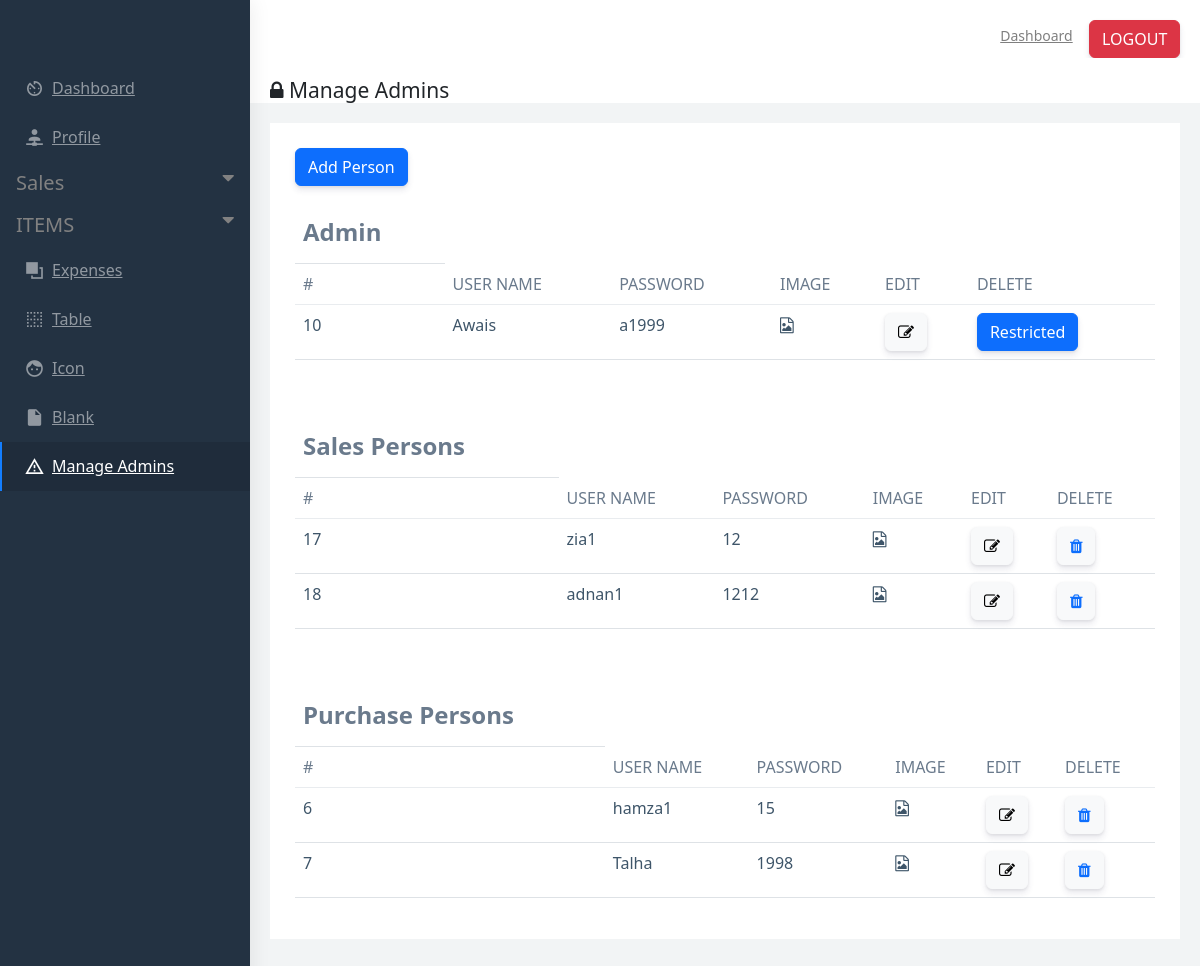
Screenshot of /manage_admins.php (signed in) with the database file from the repository.
### tables this page shows
CREATE TABLE `project` (
  `id` int(100) NOT NULL,
  `Admin_name` varchar(100) NOT NULL,
  `Admin_password` varchar(100) NOT NULL
);

CREATE TABLE `sales_person` (
  `id` int(100) NOT NULL,
  `s_name` varchar(100) NOT NULL,
  `s_pass` varchar(100) NOT NULL
);

CREATE TABLE `purchase_person` (
  `id` int(100) NOT NULL,
  `p_name` varchar(100) NOT NULL,
  `p_pass` varchar(100) NOT NULL
);

### manage_admins.php (the view, shortened to what this page needs)
<?php
require('db.php');
require('sidebar.php');
$select="SELECT * FROM `project`";
$select_sales="SELECT * FROM `sales_person`";
$select_purchase="SELECT * FROM `purchase_person`";
$srun=mysqli_query($con,$select);
$srun_sales=mysqli_query($con,$select_sales);
$srun_purchase=mysqli_query($con,$select_purchase);
?>
<!DOCTYPE html>
<html dir="ltr" lang="en">
<head>
   <link href="css/style.min.css" rel="stylesheet">
   <link rel="stylesheet" href="https://cdn.datatables.net/1.12.1/css/jquery.dataTables.min.css">
   <link rel="stylesheet" href="https://cdn.datatables.net/buttons/2.2.3/css/buttons.dataTables.min.css">
<link href="assets/libs/chartist/dist/chartist.min.css" rel="stylesheet">
    <link href="dist/css/style.min.css" rel="stylesheet">
    <link href="https://cdn.jsdelivr.net/npm/bootstrap@5.2.1/dist/css/bootstrap.min.css" rel="stylesheet" id="bootstrap-css">
    <link rel="stylesheet" href="https://cdnjs.cloudflare.com/ajax/libs/font-awesome/4.7.0/css/font-awesome.min.css">
</head>
<body>
<div id="main-wrapper" data-layout="vertical" data-navbarbg="skin5" data-sidebartype="full" data-sidebar-position="absolute" data-header-position="absolute" data-boxed-layout="full">
<div class="page-wrapper">
            <div class="page-breadcrumb bg-white">
                <div class="row align-items-center">
                    <div class="col-lg-3 col-md-4 col-sm-4 col-xs-12">
                        <h4 class="page-title"><i class="fa fa-lock" aria-hidden="true"></i>  Manage Admins</h4>
                    </div>
                </div>
            </div>
<div class="container-fluid">
                <div class="row">
                    <div class="col-sm-12">
                        <div class="white-box">
                        <button type="button" class="btn btn-primary" data-bs-toggle="modal" data-bs-target="#exampleModal">
                            Add Person
                        </button><br><br>
                            <div class="table-responsive">
                                <table id="export" class="table text-nowrap">
                                    <thead>
                                    <tr>
                                        <th><h4><b>Admin</b></h4></th>
                                      </tr>
                                        <tr>
                                            <th class="border-top-0">#</th>
                                            <th class="border-top-0">USER NAME</th>
                                            <th class="border-top-0">PASSWORD</th>
                                            <th class="border-top-0">IMAGE</th>
                                            <th class="border-top-0">EDIT</th>
                                            <th class="border-top-0">DELETE</th>
                                        </tr>
                                    </thead>
                                    <tbody>
                                    <?php while($row=mysqli_fetch_assoc($srun)){ ?>
                                            <tr>
                                            <td><?php
                                            echo $row["id"];
                                            ?></td>
                                            <td><?php echo $row["Admin_name"]  ?></td>
                                            <td><?php echo $row["Admin_password"]  ?></td>
                                            <td><i class="fa fa-file-image" aria-hidden="true"></i> </td>
                                            <td><button class="btn btn-light" data-bs-toggle="modal" data-bs-target="#updateModal">
                                            <i class="fa fa-edit" aria-hidden="true"></i>
                                            </button></td>
                                            <td><button class="btn btn-primary text-white">Restricted</button></td>
                                        </tr>
                                        <?php    }    ?>
                                            </tbody>
                                            </table><br><br>
                                            <table id="export_sales" class="table text-nowrap">
                                    <thead>
                                      <tr>
                                        <th><h4><b>Sales Persons</b></h4></th>
                                      </tr>
                                        <tr>
                                            <th class="border-top-0">#</th>
                                            <th class="border-top-0">USER NAME</th>
                                            <th class="border-top-0">PASSWORD</th>
                                            <th class="border-top-0">IMAGE</th>
                                            <th class="border-top-0">EDIT</th>
                                            <th class="border-top-0">DELETE</th>
                                        </tr>
                                    </thead>
                                        <tbody>
                                        <?php while($row1=mysqli_fetch_assoc($srun_sales)){ ?>
                                        <tr>
                                            <td><?php echo $row1["id"]  ?></td>
                                            <td><?php echo $row1["s_name"]  ?></td>
                                            <td><?php echo $row1["s_pass"]  ?></td>
                                            <td><i class="fa fa-file-image" aria-hidden="true"></i> </td>
					                                  <td><button class="btn btn-light" data-bs-toggle="modal" type="button" data-bs-target="#updatesalesModal<?php echo $row1['id'] ?>"><span class="glyphicon glyphicon-edit"></span> <i class="fa fa-edit" aria-hidden="true"></i></button></td>
                                            <td><a href="delete.php?id=<?php echo $row1['id'] ?>" class="btn btn-light"><i class="fa fa-trash text-primary" aria-hidden="true"></i></a>
                                            </td>
                                        </tr>
                                        <?php }  ?>
                                        </tbody>
                                        </table><br><br>
                                        <table id="export_purchase" class="table text-nowrap">
                                    <thead>
                                      <tr>
                                        <th><h4><b>Purchase Persons</b></h4></th>
                                      </tr>
                                        <tr>
                                            <th class="border-top-0">#</th>
                                            <th class="border-top-0">USER NAME</th>
                                            <th class="border-top-0">PASSWORD</th>
                                            <th class="border-top-0">IMAGE</th>
                                            <th class="border-top-0">EDIT</th>
                                            <th class="border-top-0">DELETE</th>
                                        </tr>
                                    </thead>
                                        <tbody>
                                        <?php while($row2=mysqli_fetch_assoc($srun_purchase)){ ?>
                                        <tr>
                                            <td><?php echo $row2["id"]  ?></td>
                                            <td><?php echo $row2["p_name"]  ?></td>
                                            <td><?php echo $row2["p_pass"]  ?></td>
                                            <td><i class="fa fa-file-image" aria-hidden="true"></i> </td>
					                                  <td><button class="btn btn-light" data-bs-toggle="modal" type="button" data-bs-target="#updatepurchaseModal<?php echo $row2['id'] ?>"><span class="glyphicon glyphicon-edit"></span> <i class="fa fa-edit" aria-hidden="true"></i></button></td>
                                            <td><a href="delete_pur.php?id=<?php echo $row2['id'] ?>" class="btn btn-light"><i class="fa fa-trash text-primary" aria-hidden="true"></i></a>
                                            </td>
                                        </tr>
                                        <?php   }  ?>
                                    </tbody>
                                </table>
                            </div>
                        </div>
                    </div>
                </div>
            </div>
    </div>
</div>
    </body>
</html>

### sidebar.php (shortened to what this page needs)
<!DOCTYPE html>
<html dir="ltr" lang="en">
<head>
    <link href="assets/libs/chartist/dist/chartist.min.css" rel="stylesheet">
    <link href="dist/css/style.min.css" rel="stylesheet">
    <link rel="stylesheet" href="https://cdnjs.cloudflare.com/ajax/libs/font-awesome/4.7.0/css/font-awesome.min.css">
<link href="assets/libs/chartist/dist/chartist.min.css" rel="stylesheet">
    <link href="dist/css/style.min.css" rel="stylesheet">
    <link href="https://cdn.jsdelivr.net/npm/bootstrap@5.2.1/dist/css/bootstrap.min.css" rel="stylesheet" id="bootstrap-css">
    <link rel="stylesheet" href="https://cdnjs.cloudflare.com/ajax/libs/font-awesome/4.7.0/css/font-awesome.min.css">
</head>
<body>
    <div id="main-wrapper"  data-theme="dark" data-layout="vertical" data-sidebartype="full"
        data-boxed-layout="full">
        <div class="page-breadcrumb bg-white">
                <div class="row align-items-center">
                    <div class="col-lg-3 col-md-4 col-sm-4 col-xs-12">
                        <h4 class="page-title">Dashboard</h4>
                    </div>
                    <div class="col-lg-9 col-sm-8 col-md-8 col-xs-12">
                        <div class="d-md-flex">
                            <ol class="breadcrumb ms-auto">
                                <li><a href="dashboard.php" class="fw-normal">Dashboard</a></li>
                            </ol>
                            <a href="logout.php" class="btn btn-danger  d-none d-md-block pull-right ms-3 hidden-xs hidden-sm waves-effect waves-light text-white">
                                LOGOUT
                            </a>
                        </div>
                    </div>
                </div>
            </div>
        <aside class="left-sidebar" data-sidebarbg="skin5">
            <div class="scroll-sidebar">
                <nav class="sidebar-nav">
                    <ul id="sidebarnav">
                        <li class="sidebar-item">
                            <a class="sidebar-link waves-effect waves-dark sidebar-link" href="dashboard.php"
                                aria-expanded="false">
                                <i class="mdi mdi-av-timer"></i>
                                <span class="hide-menu">Dashboard</span>
                            </a>
                        </li>
                        <li class="sidebar-item">
                            <a class="sidebar-link waves-effect waves-dark sidebar-link" href="pages-profile.html"
                                aria-expanded="false">
                                <i class="mdi mdi-account-network"></i>
                                <span class="hide-menu">Profile</span>
                            </a>
                        </li>
                        <button class="dropdown-btn">Sales
                                <i class="fa fa-caret-down"></i>
                            </button>
                            <button class="dropdown-btn">ITEMS
                                <i class="fa fa-caret-down"></i>
                            </button>
                        <li class="sidebar-item">
                            <a class="sidebar-link waves-effect waves-dark sidebar-link" href="manage_expense.php"
                                aria-expanded="false">
                                <i class="mdi mdi-arrange-bring-forward"></i>
                                <span class="hide-menu">Expenses</span>
                            </a>
                        </li>
                        <li class="sidebar-item">
                            <a class="sidebar-link waves-effect waves-dark sidebar-link" href="table-basic.html"
                                aria-expanded="false">
                                <i class="mdi mdi-border-none"></i>
                                <span class="hide-menu">Table</span>
                            </a>
                        </li>
                        <li class="sidebar-item">
                            <a class="sidebar-link waves-effect waves-dark sidebar-link" href="icon-material.html"
                                aria-expanded="false">
                                <i class="mdi mdi-face"></i>
                                <span class="hide-menu">Icon</span>
                            </a>
                        </li>
                        <li class="sidebar-item">
                            <a class="sidebar-link waves-effect waves-dark sidebar-link" href="starter-kit.html"
                                aria-expanded="false">
                                <i class="mdi mdi-file"></i>
                                <span class="hide-menu">Blank</span>
                            </a>
                        </li>
                        <li class="sidebar-item">
                            <a class="sidebar-link waves-effect waves-dark sidebar-link" href="manage_admins.php"
                                aria-expanded="false">
                                <i class="mdi mdi-alert-outline"></i>
                                <span class="hide-menu">Manage Admins</span>
                            </a>
                        </li>
                    </ul>
                </nav>
            </div>
        </aside>
    </div>
</body>
</html>

### sidebar.php (style rules this page uses)
body { font-family: "Lato", sans-serif; }
.sidenav a, .dropdown-btn { padding: 6px 8px 6px 16px; font-size: 20px; color: #818181; display: block; border: none; background: none; width: 100%; text-align: left; cursor: pointer; outline: none; }
.active { color: white; }
.fa-caret-down { float: right; padding-right: 8px; }

### rows the page displays
project: id "10", Admin_name "Awais", Admin_password "a1999"
sales_person: id "17", s_name "zia1", s_pass "12"
sales_person: id "18", s_name "adnan1", s_pass "1212"
purchase_person: id "6", p_name "hamza1", p_pass "15"
purchase_person: id "7", p_name "Talha", p_pass "1998"
